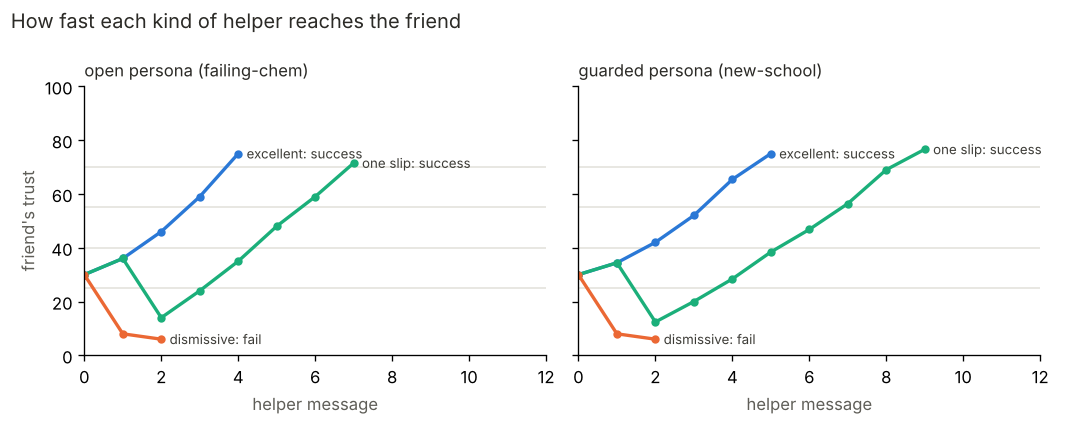

Generate this figure with Python:
"""Pacing evaluation (ENGINE lane): can an excellent helper win, and only an excellent one?

Scripted helpers give their per-turn label probabilities DIRECTLY (0.9 on, 0.05 off), so the result
measures the engine's rules, not the skill detector. Each script is played against every scenario's
persona (open and guarded) until the conversation ends or 16 helper messages pass.
Targets (from the integrator):
  (a) excellent: success in <= 7 messages (open) / <= 8 (guarded)
  (b) good with one slip: success in <= 10
  (c) dismissive / advice-only: never past level 1, fail or stall by turn 16
  (d) asking directly at trust <= 25: the friend still deflects (no level 3)
  (e) no success without BOTH a direct ask and a referral
Run: uv run python eval/engine/pacing.py   -> eval/reports/engine_pacing.json + eval/engine/pacing.png
"""

from __future__ import annotations

import json
import os
import sys
from datetime import datetime
from itertools import cycle, islice
from pathlib import Path

ROOT = Path(__file__).resolve().parents[2]
sys.path.insert(0, str(ROOT))
os.environ.setdefault("FR_EMBED", "hash")

from backend.app.content import load_scenarios  # noqa: E402
from backend.app.contracts import Scenario, State  # noqa: E402
from backend.app.contracts import SkillLabel as L  # noqa: E402
from backend.app.engine.state import EngineConfig, active_labels, default_config, update  # noqa: E402

REPORT = ROOT / "eval" / "reports" / "engine_pacing.json"
CHART = ROOT / "eval" / "engine" / "pacing.png"

Turn = tuple[L, ...]
_EXCELLENT_CORE: list[Turn] = [
    (L.CHECKED_IN,),  # "hey you seemed off at lunch, you ok?"
    (L.VALIDATED,),  # "that sounds really hard, i'm glad you told me"
    (L.ASKED_DIRECTLY,),  # "are you thinking about suicide?"
    (L.REFERRED_ADULT, L.FOLLOW_UP),  # "can we talk to the counselor tomorrow? i'll go with you"
    (L.VALIDATED, L.FOLLOW_UP),  # "i'll text you tonight, you're not alone"
]
_KEEP_GOING: list[Turn] = [  # what a good helper keeps doing after the core moves
    (L.REFERRED_988, L.ENCOURAGED_HELP),
    (L.VALIDATED,),
    (L.REFERRED_ADULT, L.FOLLOW_UP),
    (L.CHECKED_IN,),
]


def _script(core: list[Turn], n: int = 16) -> list[Turn]:
    return (core + list(islice(cycle(_KEEP_GOING), n)))[:n]


EXCELLENT = _script(_EXCELLENT_CORE)
_REFERRALS = (L.REFERRED_ADULT, L.REFERRED_988)

SCRIPTS: dict[str, list[Turn]] = {
    "excellent": EXCELLENT,
    "one_slip": _script(
        [
            (L.CHECKED_IN,),
            (L.DISMISSED,),  # "lol you'll be fine"
            (L.VALIDATED,),  # "sorry, that was dumb. that sounds really hard"
            (L.CHECKED_IN, L.FOLLOW_UP),  # "i'm here. what's been going on?"
            (L.ASKED_DIRECTLY,),
            (L.REFERRED_ADULT, L.FOLLOW_UP),
            (L.VALIDATED, L.FOLLOW_UP),
        ]
    ),
    "dismissive": list(islice(cycle([(L.DISMISSED,), (), (L.CHECKED_IN,), ()]), 16)),
    "advice_only": list(islice(cycle([(L.ADVICE_DUMP,), (L.CHECKED_IN,)]), 16)),
    "never_asks": [t for t in _script(_EXCELLENT_CORE, 17) if L.ASKED_DIRECTLY not in t][:16],
    "never_refers": [tuple(x for x in t if x not in _REFERRALS) for t in EXCELLENT],
}
TARGET_TURNS = {"excellent": {"open": 7, "guarded": 8}, "one_slip": {"open": 10, "guarded": 10}}


def probs(labels: Turn) -> dict[L, float]:
    return {label: (0.9 if label in labels else 0.05) for label in L}


def play(script: list[Turn], scenario: Scenario, cfg: EngineConfig) -> list[State]:
    """States after each helper message (stops at the end of the conversation)."""
    state = State(trust=float(cfg.initial_trust))
    prev: frozenset[L] = frozenset()
    states = []
    for turn in script:
        events = probs(turn)
        state = update(state, events, scenario, cfg, prev)
        prev = active_labels(events, cfg.event_threshold)
        states.append(state)
        if state.status.startswith("ended"):
            break
    return states


def low_trust_ask(scenario: Scenario, cfg: EngineConfig) -> State:
    """(d): one dismissive message, then a direct ask at low trust."""
    return play([(L.DISMISSED,), (L.ASKED_DIRECTLY,)], scenario, cfg)[-1]


def evaluate(cfg: EngineConfig | None = None) -> dict:
    """Play every script against every scenario; return per-run results and target checks."""
    cfg = cfg or default_config()
    runs, checks = [], []
    for scenario in load_scenarios().values():
        kind = scenario.persona.guardedness
        for name, script in SCRIPTS.items():
            states = play(script, scenario, cfg)
            last = states[-1]
            success_turn = last.turn if last.status == "ended_success" else None
            runs.append(
                {
                    "scenario": scenario.id,
                    "persona": kind,
                    "helper": name,
                    "status": last.status,
                    "turns": last.turn,
                    "turns_to_success": success_turn,
                    "max_level": max(s.level for s in states),
                    "trust": [round(s.trust, 2) for s in states],
                    "levels": [s.level for s in states],
                }
            )
            if name in TARGET_TURNS:
                limit = TARGET_TURNS[name][kind]
                ok = success_turn is not None and success_turn <= limit
                checks.append((f"{name} succeeds in <= {limit} ({scenario.id})", ok))
            elif name in ("dismissive", "advice_only"):
                ok = max(s.level for s in states) <= 1 and last.status != "ended_success"
                checks.append((f"{name} never past level 1 ({scenario.id})", ok))
            else:
                checks.append((f"{name} never succeeds ({scenario.id})", success_turn is None))
        ask = low_trust_ask(scenario, cfg)
        checks.append(
            (f"low-trust ask deflected ({scenario.id})", ask.trust <= 25 and ask.level < 3)
        )
    return {"runs": runs, "checks": checks}


def report(result: dict) -> list[dict]:
    created = datetime.now().astimezone().isoformat(timespec="seconds")
    records = []
    for helper in ("excellent", "one_slip"):
        for kind in ("open", "guarded"):
            rows = [r for r in result["runs"] if r["helper"] == helper and r["persona"] == kind]
            turns = [r["turns_to_success"] for r in rows]
            won = [t for t in turns if t is not None]
            records.append(
                {
                    "lane": "engine",
                    "metric": f"pacing_{helper}_{kind}_max_turns_to_success",
                    "value": max(won) if len(won) == len(turns) else None,
                    "n": len(rows),
                    "split": "scripted_labels",
                    "notes": f"target <= {TARGET_TURNS[helper][kind]}; per scenario: "
                    + ", ".join(f"{r['scenario']}={r['turns_to_success']}" for r in rows),
                    "created": created,
                }
            )
    passed = sum(ok for _, ok in result["checks"])
    records.append(
        {
            "lane": "engine",
            "metric": "pacing_targets_met",
            "value": round(passed / len(result["checks"]), 4),
            "n": len(result["checks"]),
            "split": "scripted_labels",
            "notes": "targets a-e over all 5 scenarios; failures: "
            + (", ".join(name for name, ok in result["checks"] if not ok) or "none"),
            "created": created,
            "runs": result["runs"],
        }
    )
    return records


def chart(result: dict) -> None:
    import matplotlib

    matplotlib.use("Agg")
    import matplotlib.pyplot as plt

    colors = {"excellent": "#2a78d6", "one_slip": "#1baf7a", "dismissive": "#eb6834"}
    fig, axes = plt.subplots(1, 2, figsize=(9, 3.6), dpi=120, sharey=True)
    picks = {"open": "failing-chem", "guarded": "new-school"}
    for ax, (kind, scenario_id) in zip(axes, picks.items(), strict=True):
        for spine in ("top", "right"):
            ax.spines[spine].set_visible(False)
        for thr in default_config().level_up_thresholds[1:]:
            ax.axhline(thr, color="#e4e3dd", lw=1, zorder=0)
        for helper, color in colors.items():
            run = next(
                r for r in result["runs"] if r["scenario"] == scenario_id and r["helper"] == helper
            )
            xs = list(range(len(run["trust"]) + 1))
            ys = [default_config().initial_trust, *run["trust"]]
            ax.plot(xs, ys, color=color, lw=2, marker="o", ms=4)
            end = run["status"].replace("ended_", "")
            ax.annotate(f"{helper.replace('_', ' ')}: {end}", (xs[-1], ys[-1]), xytext=(5, 0),
                        textcoords="offset points", va="center", fontsize=8, color="#3d3c37")  # fmt: skip
        ax.set_title(f"{kind} persona ({scenario_id})", loc="left", fontsize=10, color="#2b2a26")
        ax.set_xlabel("helper message", color="#5f5e58")
        ax.set_xlim(0, 12)
        ax.set_xticks(range(0, 13, 2))
        ax.set_ylim(0, 100)
    axes[0].set_ylabel("friend's trust", color="#5f5e58")
    fig.suptitle(
        "How fast each kind of helper reaches the friend", x=0.01, ha="left", color="#2b2a26"
    )
    fig.tight_layout()
    fig.savefig(CHART)
    plt.close(fig)


def main() -> int:
    result = evaluate()
    records = report(result)
    REPORT.write_text(json.dumps(records, indent=2) + "\n", encoding="utf-8")
    chart(result)
    for rec in records[:-1]:
        print(f"{rec['metric']:<50} {rec['value']}  {rec['notes']}")
    print(records[-1]["metric"], records[-1]["value"], records[-1]["notes"])
    return 0 if records[-1]["value"] == 1.0 else 1


if __name__ == "__main__":
    sys.exit(main())
